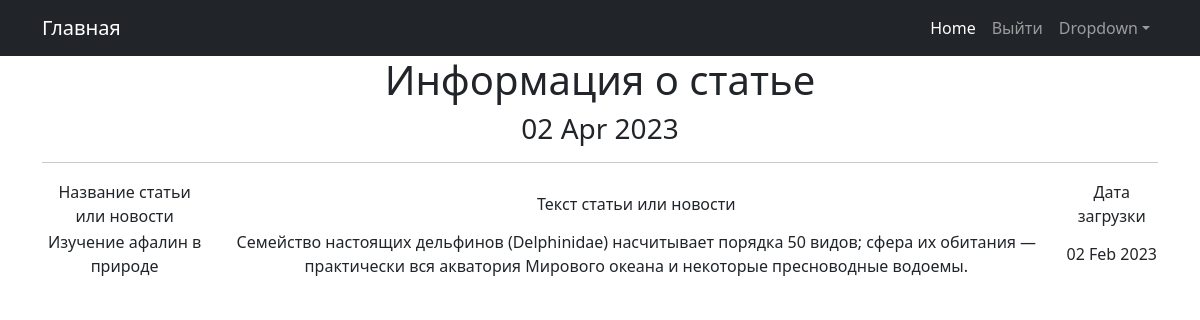
The page /news/2 on the database its author committed.
### news/models.py (models this page shows, shortened)
class Post(models.Model):
    author = models.ForeignKey(Author, on_delete=models.CASCADE)
    NEWS = 'NW'
    ARTICLE = 'AR'
    CATEGORY_CHOICES = (
        (NEWS, 'Новость'),
        (ARTICLE, 'Статья'),
    )
    categoryType = models.CharField(max_length=2, choices=CATEGORY_CHOICES, default=ARTICLE)
    dateCreation = models.DateTimeField(auto_now_add=True)
    postCategory = models.ManyToManyField(Category, through='PostCategory')
    title = models.CharField(max_length=128)
    text = models.TextField()
    rating = models.SmallIntegerField(default=0)

### news/views.py (the view)
# urls.py: path('<int:pk>', PostDetail.as_view(), name='post_detail'),
class PostDetail(DetailView):
    model = Post
    template_name = 'post_1.html'
    context_object_name = 'post'
    def get_context_data(self, **kwargs):
        context = super().get_context_data(**kwargs)
        context['time_now'] = datetime.utcnow()
        return context

### news/templatetags/custom_filters.py (called while the page is built)
@register.filter()
def censor(value):
    bad_words = ['интересно', 'здорово', 'отлично']
    if not isinstance(value, str):
        raise TypeError(f"unresolved type '{type(value)}' expected  type 'str'")
    for word in value.split():
        if word.lower() in bad_words:
            value = value.replace(word, f"{word[0]}{'*' * (len(word) - 1)}")
    return value

### templates/post_1.html (shortened to what this page needs)
{% extends 'flatpages/default.html' %}
{% load custom_filters %}
{% load custom_tags %}
{% block content %}
  <h1>Информация о статье</h1>
   <h3>{{ time_now|date:'d M Y' }}</h3>
<hr>
       <table>
           <tr>
               <td>Название статьи или новости</td>
               <td>Текст статьи или новости</td>
               <td>Дата загрузки</td>
           <tr>
               <td>{{ post.title|censor }}</td>
               <td>{{ post.text |censor }}</td>
               <td>{{ post.dateCreation|date:'d M Y ' }}</td>
       </table>
{% endblock content %}

### rows shown on the page
Post: title|censor "Изучение афалин в природе", text|censor "Семейство настоящих дельфинов (Delphinidae) насчитывает порядка 50 видов; сфера их обитания — практически вся акватория Мирового океана и некоторые пресноводные водоемы.", dateCreation "02 Feb 2023"

### other values the page prints
{{ time_now|date:'d M Y' }} "02 Apr 2023"
